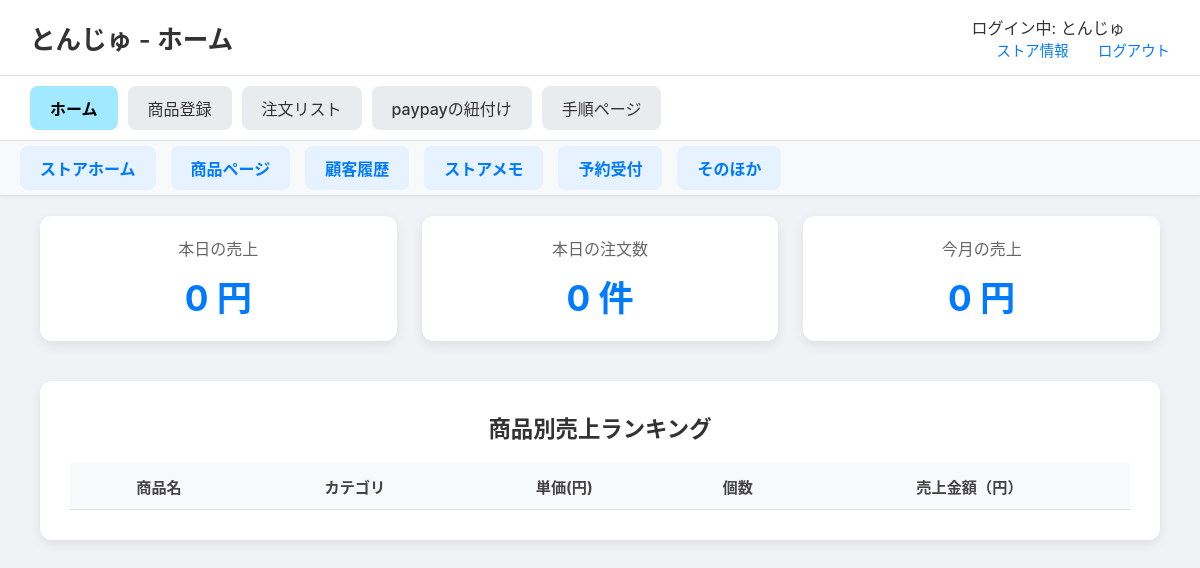
The page /stores/store_home (signed in) on the database as committed earlier.
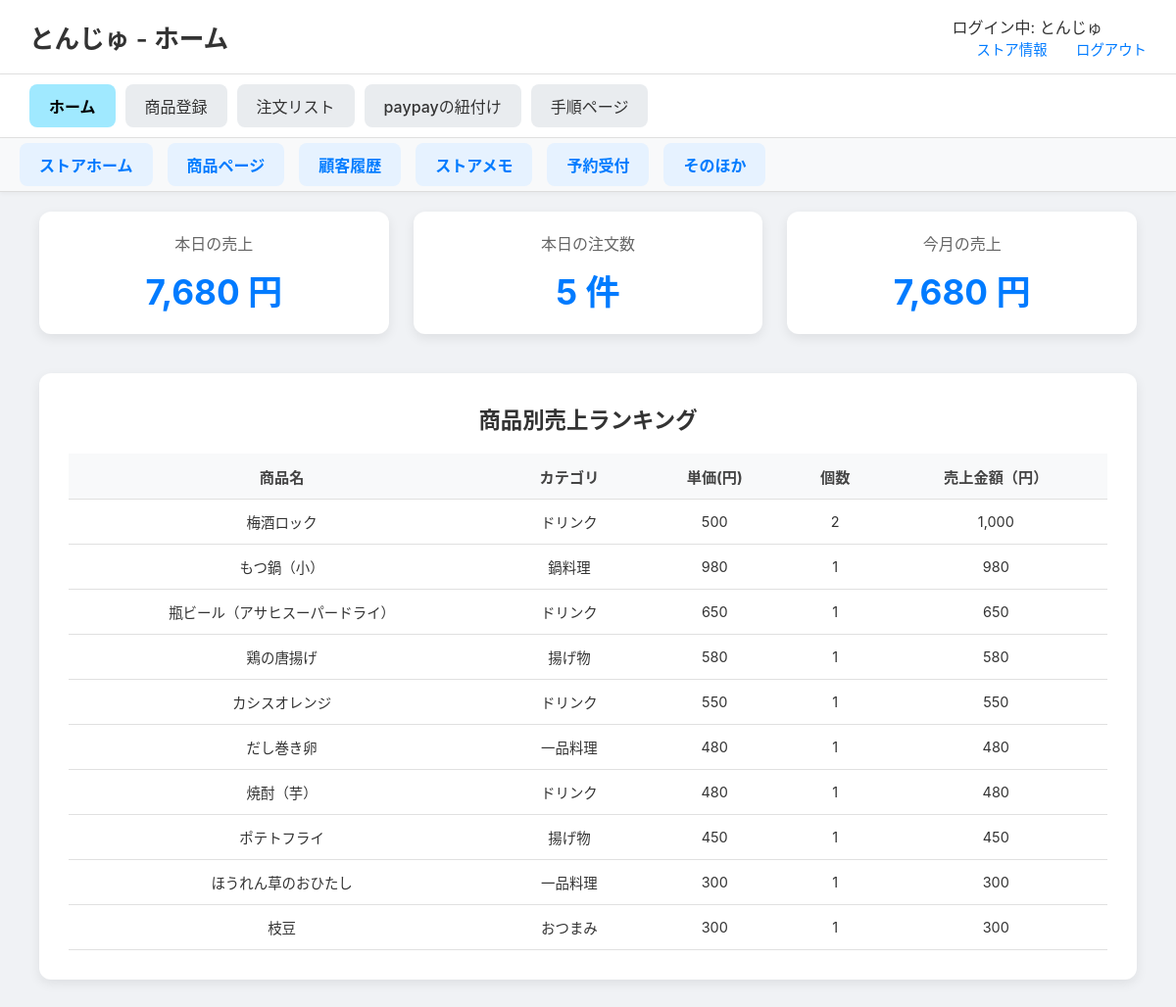
The same page on the database as committed later.
### tables this page shows
CREATE TABLE menus (
    menu_id INTEGER PRIMARY KEY AUTOINCREMENT,
    store_id INTEGER, -- NOT NULL制約を削除し、NULLを許容
    menu_name TEXT NOT NULL,
    category TEXT NOT NULL,
    price INTEGER NOT NULL,
    soldout INTEGER NOT NULL DEFAULT 0,
    FOREIGN KEY (store_id) REFERENCES store(store_id)
);

### routes/stores_detail/stores_detail.py (the view)
@stores_detail_bp.route('/store_home')
def store_home():
    if 'store_id' not in session:
        flash("ログインしてください")
        return redirect(url_for('store.store_login'))
    store_id = session['store_id']
    store_name = session.get('store_name', 'ゲスト')
    conn = get_db_connection()
    cursor = conn.cursor()
    cursor.execute("""
        SELECT m.menu_name, m.category, oi.price_at_order, quantity,
               SUM(oi.quantity * oi.price_at_order) AS total_sales
        FROM order_items oi
        JOIN orders o ON oi.order_id = o.order_id
        JOIN menus m ON oi.menu_id = m.menu_id
        WHERE o.store_id = ? AND o.status != 'canceled'
        GROUP BY m.menu_name, m.category
        ORDER BY total_sales DESC
    """, (store_id,))
    product_sales = cursor.fetchall()
    today_str = date.today().isoformat()
    cursor.execute("""
        SELECT COALESCE(SUM(total_amount), 0) AS daily_sales,
               COUNT(*) AS daily_orders
        FROM orders
        WHERE store_id = ? AND DATE(datetime) = ? AND status != 'canceled'
    """, (store_id, today_str))
    today_stats = cursor.fetchone()
    daily_sales = today_stats['daily_sales']
    daily_orders = today_stats['daily_orders']
    first_day_of_month = date.today().replace(day=1).isoformat()
    cursor.execute("""
        SELECT COALESCE(SUM(total_amount), 0) AS monthly_sales
        FROM orders
        WHERE store_id = ? AND DATE(datetime) >= ? AND status != 'canceled'
    """, (store_id, first_day_of_month))
    monthly_sales = cursor.fetchone()['monthly_sales']
    conn.close()
    return render_template(
        'stores_detail/store_home.html',
        store_name=store_name,
        product_sales=product_sales,
        daily_sales=f"{daily_sales:,}",
        daily_orders=f"{daily_orders:,}",
        monthly_sales=f"{monthly_sales:,}"
    )

### routes/stores_detail/stores_detail.py (called while the page is built)
def get_db_connection():
    db_path = os.path.join(os.path.dirname(__file__), '..', '..', 'app.db')
    conn = sqlite3.connect(db_path)
    conn.row_factory = sqlite3.Row  # 行を辞書形式で取得
    return conn

### templates/stores_detail/store_home.html (shortened to what this page needs)
<!DOCTYPE html>
<html lang="ja">
<head>
    <link rel="stylesheet" href="{{ url_for('static', filename='css/stores_detail.css') }}">
</head>
<body>
        <header class="site-header">
            <h1>{{ store_name }} - ホーム</h1>
            <div class="header-links">
                <div class="store-name">ログイン中: {{ store_name if store_name else 'ゲスト' }}</div>
                <a href="{{ url_for('stores_detail.store_info') }}">ストア情報</a>
                <a href="{{ url_for('general.explamation') }}">ログアウト</a>
            </div>
        </header>
    <nav class="main-nav">
        <ul>
            <li><a href="{{ url_for('stores_detail.store_home') }}" class="active">ホーム</a></li>
            <li><a href="{{ url_for('stores_detail.menu_registration') }}">商品登録</a></li>
            <li><a href="{{ url_for('stores_detail.order_list') }}">注文リスト</a></li>
            <li><a href="{{ url_for('stores_detail.paypay_linking') }}">paypayの紐付け</a></li>
            <li><a href="{{ url_for('stores_detail.procedure') }}">手順ページ</a></li>
        </ul>
    </nav>
    <div class="sub-navigation">
        <a href="{{ url_for('stores_detail.store_home') }}" class="shortcut-link">ストアホーム</a>
        <a href="{{ url_for('stores_detail.store_home_menu') }}" class="shortcut-link">商品ページ</a>
        <a href="" class="shortcut-link">顧客履歴</a>
        <a href="" class="shortcut-link">ストアメモ</a>
        <a href="" class="shortcut-link">予約受付</a>
        <a href="" class="shortcut-link">そのほか</a>
    </div>
    <main class="main-content">
        <div class="stats-container">
            <div class="stat-box">
                <p>本日の売上</p>
                <h2>{{ daily_sales }} 円</h2>
            </div>
            <div class="stat-box">
                <p>本日の注文数</p>
                <h2>{{ daily_orders }} 件</h2>
            </div>
            <div class="stat-box">
                <p>今月の売上</p>
                <h2>{{ monthly_sales }} 円</h2>
            </div>
        </div>
        <div class="chart-container">
            <h3>商品別売上ランキング</h3>
            <table>
                <thead>
                    <tr>
                        <th>商品名</th>
                        <th>カテゴリ</th>
                        <th>単価(円)</th>
                        <th>個数</th>
                        <th>売上金額（円）</th>
                    </tr>
                </thead>
                <tbody>
                    {% for row in product_sales %}
                    <tr>
                        <td>{{ row['menu_name'] }}</td>
                        <td>{{ row['category'] }}</td>
                        <td>{{ row['price_at_order']}}</td>
                        <td>{{ row['quantity']}}</td>
                        <td>{{ "{:,}".format(row['total_sales']) }}</td>
                    </tr>
                    {% endfor %}
                </tbody>
            </table>
        </div>
    </main>
</body>
</html>

### static/css/stores_detail.css (style rules this page uses)
body { font-family: -apple-system, BlinkMacSystemFont, "Segoe UI", Roboto, "Hiragino Sans", "Noto Sans CJK JP", "Yu Gothic", sans-serif; margin: 0; background-color: #f0f2f5; color: #333; }
.site-header { display: flex; justify-content: space-between; align-items: center; padding: 15px 30px; background-color: #ffffff; border-bottom: 1px solid #e0e0e0; }
.site-header h1 { font-size: 1.6em; margin: 0; font-weight: 600; }
.header-links a { margin-left: 25px; text-decoration: none; color: #007bff; font-size: 0.9em; font-weight: 500; }
.main-nav { background-color: #ffffff; padding: 10px 30px; border-bottom: 1px solid #e0e0e0; box-shadow: 0 2px 4px rgba(0,0,0,0.05); }
.main-nav ul { display: flex; list-style: none; margin: 0; padding: 0; gap: 10px; }
.main-nav a { display: block; padding: 10px 20px; text-decoration: none; color: #333; background-color: #e9ecef; border-radius: 8px; font-weight: 500; transition: background-color 0.2s; }
.main-nav a.active { background-color: #a0e9ff; color: #000; font-weight: bold; }
.main-content { padding: 20px 40px 40px 40px; }
.stats-container { display: flex; gap: 25px; margin-bottom: 40px; }
.stat-box { flex: 1; background-color: #ffffff; padding: 20px; border-radius: 12px; box-shadow: 0 4px 12px rgba(0,0,0,0.08); text-align: center; }
.stat-box p { margin: 0 0 10px 0; font-size: 1em; font-weight: 500; color: #666; }
.stat-box h2 { margin: 0; font-size: 2.2em; color: #007bff; }
.chart-container { background-color: #ffffff; padding: 30px; border-radius: 12px; box-shadow: 0 4px 12px rgba(0,0,0,0.08); }
.chart-container h3 { margin-top: 0; margin-bottom: 20px; text-align: center; font-size: 1.4em; }
.sub-navigation { display: flex; justify-content: flex-start; gap: 15px; background-color: #f8f9fa; padding: 5px 20px; border-bottom: 1px solid #ddd; box-shadow: 0 2px 4px rgba(0,0,0,0.04); position: sticky; top: 0; z-index: 1000; }
.shortcut-link { text-decoration: none; color: #007bff; font-weight: bold; font-size: 1em; background-color: #e6f2ff; padding: 10px 20px; border-radius: 8px; transition: background-color 0.2s; }
.chart-container table { width: 100%; border-collapse: collapse; margin-top: 20px; font-size: 0.95em; color: #333; }
.chart-container th, .chart-container td { padding: 12px 15px; text-align: center; border-bottom: 1px solid #e0e0e0; }
.chart-container th { background-color: #f8f9fa; font-weight: bold; color: #444; }
.chart-container tbody td { font-size: 0.95em; }

Rows that differ between the two databases and show on the page:
added menus: menu_name "梅酒ロック", category "ドリンク", price_at_order "500", quantity "2", total_sales "1,000"
added menus: menu_name "もつ鍋（小）", category "鍋料理", price_at_order "980", quantity "1", total_sales "980"
added menus: menu_name "瓶ビール（アサヒスーパードライ）", category "ドリンク", price_at_order "650", quantity "1", total_sales "650"
added menus: menu_name "鶏の唐揚げ", category "揚げ物", price_at_order "580", quantity "1", total_sales "580"
added menus: menu_name "カシスオレンジ", category "ドリンク", price_at_order "550", quantity "1", total_sales "550"
added menus: menu_name "だし巻き卵", category "一品料理", price_at_order "480", quantity "1", total_sales "480"
added menus: menu_name "焼酎（芋）", category "ドリンク", price_at_order "480", quantity "1", total_sales "480"
added menus: menu_name "ポテトフライ", category "揚げ物", price_at_order "450", quantity "1", total_sales "450"
added menus: menu_name "ほうれん草のおひたし", category "一品料理", price_at_order "300", quantity "1", total_sales "300"
added menus: menu_name "枝豆", category "おつまみ", price_at_order "300", quantity "1", total_sales "300"
Other text that changed with them:
{{ daily_sales }}: "0" → "7,680"
{{ daily_orders }}: "0" → "5"
{{ monthly_sales }}: "0" → "7,680"
